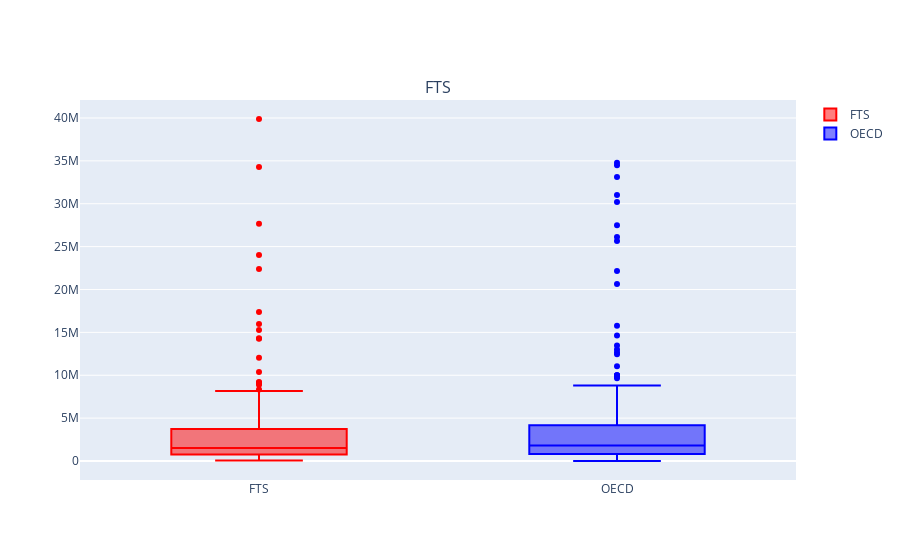

Notebook code for this chart:
### Markdown cell above
Check the distribution of reported FTS and OECD amounts.

### Code cell
plot_FTSandOECD_amount_distribution = make_subplots(rows=1, cols=1, subplot_titles=("FTS", "OECD"))
plot_FTSandOECD_amount_distribution.add_trace(go.Box(y=oecd_fts_merge_onlyGBSdonorsAndGBSorgs['FTS_Amount'], name='FTS', marker_color = 'red'),
              row=1, col=1)
plot_FTSandOECD_amount_distribution.add_trace(go.Box(y=oecd_fts_merge_onlyGBSdonorsAndGBSorgs['OECD_Amount'], name='OECD', marker_color = 'blue'),
              row=1, col=1)
plot_FTSandOECD_amount_distribution.show()

### Figure 1 — Plotly figure (JSON) as saved in the notebook; plotly's stock layout.template omitted (floating-point values rounded to 4 significant figures; data arrays with more than 128 entries replaced by an {"elided": "..."} marker saying what was removed)
{"data": [{"marker": {"color": "red"}, "name": "FTS", "type": "box", "xaxis": "x", "y": {"elided": "260 float values"}, "yaxis": "y"}, {"marker": {"color": "blue"}, "name": "OECD", "type": "box", "xaxis": "x", "y": {"elided": "260 float values"}, "yaxis": "y"}], "layout": {"annotations": [{"font": {"size": 16}, "showarrow": false, "text": "FTS", "x": 0.5, "xanchor": "center", "xref": "paper", "y": 1, "yanchor": "bottom", "yref": "paper"}], "autosize": true, "xaxis": {"anchor": "y", "autorange": true, "domain": [0, 1], "range": [-0.5, 1.5], "type": "category"}, "yaxis": {"anchor": "x", "autorange": true, "domain": [0, 1], "range": [-2216000.0, 42100000.0], "type": "linear"}}}
